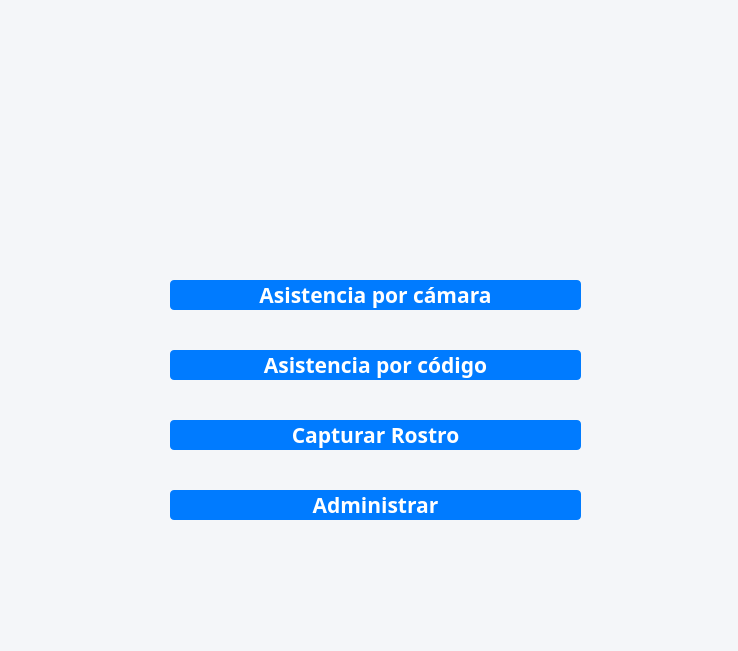
<?xml version="1.0" encoding="UTF-8"?>
<ui version="4.0">
 <class>select_option</class>
 <widget class="QWidget" name="select_option">
  <property name="geometry">
   <rect>
    <x>0</x>
    <y>0</y>
    <width>738</width>
    <height>651</height>
   </rect>
  </property>
  <property name="windowTitle">
   <string>Form</string>
  </property>
  <property name="styleSheet">
   <string notr="true">#select_option {
	background-color: #f4f6f9;
}
#btn_reconocimiento, #btn_capturar, #btn_admin,#btn_codigo {
	background-color: #007bff;
	color: #fff;
	border-radius: 4px;
}</string>
  </property>
  <widget class="QLabel" name="label_2">
   <property name="geometry">
    <rect>
     <x>-10</x>
     <y>0</y>
     <width>751</width>
     <height>651</height>
    </rect>
   </property>
   <property name="text">
    <string/>
   </property>
   <property name="pixmap">
    <pixmap resource="assets/banner.qrc">:/newPrefix/banner.png</pixmap>
   </property>
   <property name="scaledContents">
    <bool>true</bool>
   </property>
  </widget>
  <widget class="QLabel" name="label">
   <property name="geometry">
    <rect>
     <x>260</x>
     <y>60</y>
     <width>261</width>
     <height>141</height>
    </rect>
   </property>
   <property name="styleSheet">
    <string notr="true"/>
   </property>
   <property name="text">
    <string/>
   </property>
   <property name="pixmap">
    <pixmap resource="assets/images.qrc">:/newPrefix/logo.png</pixmap>
   </property>
   <property name="scaledContents">
    <bool>false</bool>
   </property>
  </widget>
  <widget class="QWidget" name="widget" native="true">
   <property name="geometry">
    <rect>
     <x>170</x>
     <y>240</y>
     <width>411</width>
     <height>321</height>
    </rect>
   </property>
   <layout class="QVBoxLayout" name="verticalLayout">
    <property name="spacing">
     <number>0</number>
    </property>
    <property name="leftMargin">
     <number>0</number>
    </property>
    <property name="topMargin">
     <number>0</number>
    </property>
    <property name="rightMargin">
     <number>0</number>
    </property>
    <property name="bottomMargin">
     <number>0</number>
    </property>
    <item>
     <widget class="QPushButton" name="btn_reconocimiento">
      <property name="font">
       <font>
        <family>Umpush</family>
        <pointsize>16</pointsize>
        <weight>75</weight>
        <bold>true</bold>
       </font>
      </property>
      <property name="cursor">
       <cursorShape>PointingHandCursor</cursorShape>
      </property>
      <property name="text">
       <string>Asistencia por cámara</string>
      </property>
     </widget>
    </item>
    <item>
     <widget class="QPushButton" name="btn_codigo">
      <property name="font">
       <font>
        <family>Umpush</family>
        <pointsize>16</pointsize>
        <weight>75</weight>
        <bold>true</bold>
       </font>
      </property>
      <property name="cursor">
       <cursorShape>PointingHandCursor</cursorShape>
      </property>
      <property name="text">
       <string>Asistencia por código</string>
      </property>
     </widget>
    </item>
    <item>
     <widget class="QPushButton" name="btn_capturar">
      <property name="font">
       <font>
        <family>Umpush</family>
        <pointsize>16</pointsize>
        <weight>75</weight>
        <bold>true</bold>
       </font>
      </property>
      <property name="cursor">
       <cursorShape>PointingHandCursor</cursorShape>
      </property>
      <property name="text">
       <string>Capturar Rostro</string>
      </property>
     </widget>
    </item>
    <item>
     <widget class="QPushButton" name="btn_admin">
      <property name="font">
       <font>
        <family>Umpush</family>
        <pointsize>16</pointsize>
        <weight>75</weight>
        <bold>true</bold>
       </font>
      </property>
      <property name="cursor">
       <cursorShape>PointingHandCursor</cursorShape>
      </property>
      <property name="text">
       <string>Administrar</string>
      </property>
     </widget>
    </item>
   </layout>
  </widget>
 </widget>
 <resources>
  <include location="assets/images.qrc"/>
  <include location="assets/banner.qrc"/>
 </resources>
 <connections/>
</ui>
